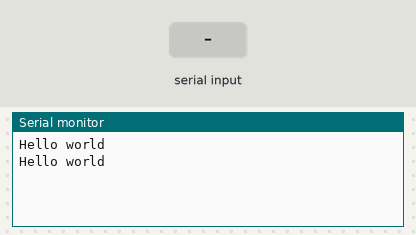
This sketch was run on a simulated Arduino Uno, built with avr-gcc and run on an emulated ATmega328P. Parts: the last lines printed to the serial monitor. The inputs (shaded band) are chosen by the test bench.

Above: at 1.2 s.
1.3 s: "1" received over Serial
At 2.8 s:
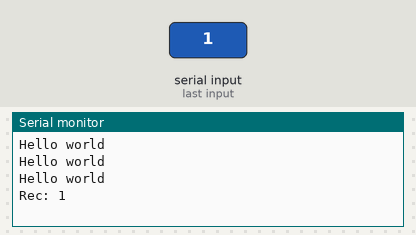
3.5 s: "0" received over Serial
At 4.8 s:
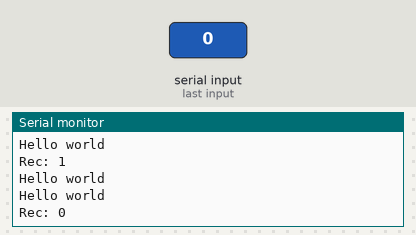
5.0 s: "2" received over Serial
At 5.6 s:
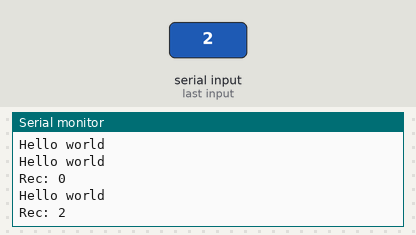

Measured:
- after the input at 1.3 s, the serial monitor: prints a new line after 0.71 s (image 1)
- after the input at 3.5 s, the serial monitor: prints a new line after 0.51 s (image 2)
- after the input at 5.0 s, the serial monitor: prints a new line at once (image 3)

The sketch:

Test_Serial_Output.ino
```cpp
void setup()
{
  Serial.begin(9600);
}

void loop()
{
  Serial.println("Hello world");
  String input = "";
  boolean readIn = false;
  while (Serial.available() > 0)
  {
    readIn = true;
    char inChar = Serial.read();
    if (inChar != '/')
    {
      input.concat(inChar);
    }
    else
    {
      break;
    }
  }
  if (readIn)
  {
    Serial.println("Rec: " + input);
  }
  delay(1000);
}
```
